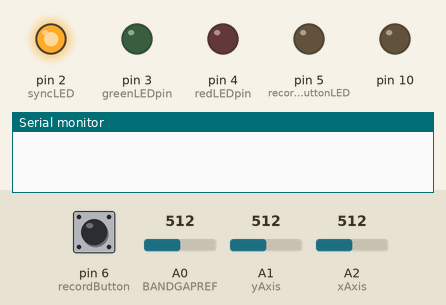
Simulated run of this sketch. Board: Arduino Uno, built for the host (arithmetic inside an expression is 32-bit, double 64-bit). Parts: output pins drawn as LEDs (lit = HIGH), the last lines printed to the serial monitor. The test bench sets the inputs (shaded band); at power-on: pin 6 (recordButton) HIGH, A0 (BANDGAPREF) = 512, A1 (yAxis) = 512, A2 (xAxis) = 512. Storage starts empty.

Above: at 0.8 s.
0.9 s: pin 6 (recordButton) pulled LOW for 0.15 s
At 1.58 s:
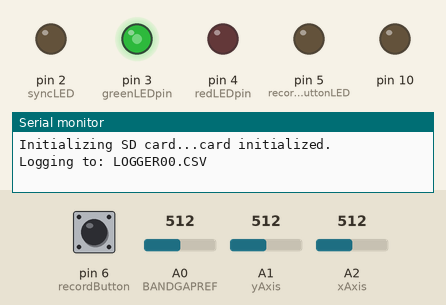
3.9 s: pin 6 (recordButton) pulled LOW for 1 s
At 4.54 s:
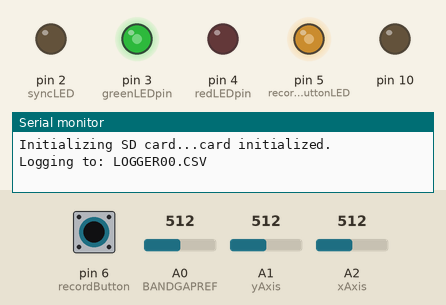
6.9 s: pin 6 (recordButton) pulsed LOW 2 times (0.12 s each, 0.3 s apart)
9.9 s: pin 6 (recordButton) pulled LOW for 3.2 s
At 13.42 s:
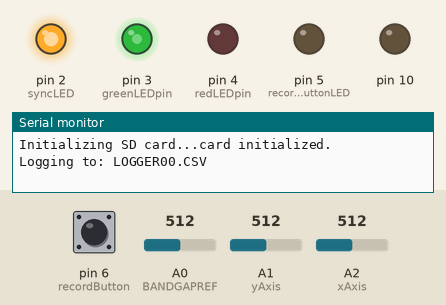
14.6 s: pin 6 (recordButton) pulled LOW for 0.15 s
17.6 s: pin 6 (recordButton) pulled LOW for 1 s
At 18.26 s:
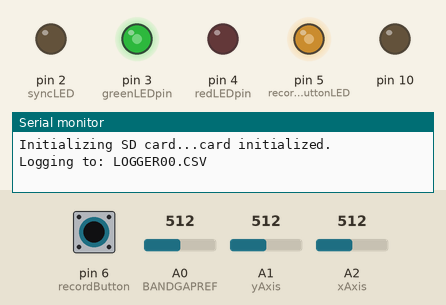
Timing chart, 0 to 21.6 s (numbered marks = the images above; inputs shaded):
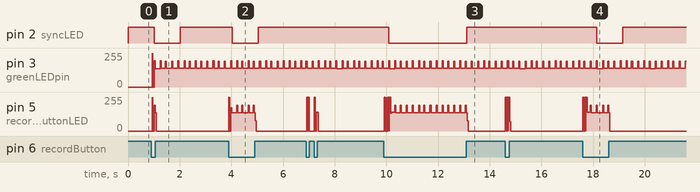

Measured:
- after the input at 0.9 s, pin 2 (syncLED): HIGH → LOW after 0.11 s, → HIGH 1.0 s later
- after the input at 3.9 s, pin 2 (syncLED): HIGH → LOW after 0.13 s, → HIGH 1.0 s later
- after the input at 9.9 s, pin 2 (syncLED): HIGH → LOW after 0.19 s, → HIGH 3.0 s later
- after the input at 17.6 s, pin 2 (syncLED): HIGH → LOW after 0.55 s, → HIGH 1.0 s later

The sketch:

ZEROLAB_dataLog.ino
```cpp
#include <SD.h>
#include <SPI.h>
#include <Wire.h>

// how many milliseconds between grabbing data and logging it. 1000 ms is once a second
#define LOG_INTERVAL  10 // mills between entries (reduce to take more/faster data)

// how many milliseconds before writing the logged data permanently to disk
// set it to the LOG_INTERVAL to write each time (safest)
// set it to 10*LOG_INTERVAL to write all data every 10 datareads, you could lose up to
// the last 10 reads if power is lost but it uses less power and is much faster!
#define SYNC_INTERVAL 1000 // mills between calls to flush() - to write data to the card
uint32_t syncTime = 0; // time of last sync()

#define ECHO_TO_SERIAL   0 // echo data to serial port
#define WAIT_TO_START    1  // Wait for serial input in setup()//WAIT FOR SWITCH

// the digital pins that connect to the LEDs
#define syncLED 2 //active LOW
#define greenLEDpin 3
#define redLEDpin 4
#define recordButtonLED 5
#define recordButton 6 //active LOW

// The analog pins that connect to the sensors
int zAxis = A0;
int yAxis = A1;
int xAxis = A2;
int zVal = 0;
int yVal = 0;
int xVal = 0;
#define aref_voltage 3.3         // we tie 3.3V to ARef and measure it with a multimeter!
#define bandgap_voltage 1.1      // this is not super guaranteed but its not -too- off
#define BANDGAPREF 14            // special indicator that we want to measure the bandgap

// for the data logging shield, we use digital pin 10 for the SD cs line
const int chipSelect = 10;

// the logging file
File logfile;

void error(char *str)
{
  Serial.print("error: ");
  Serial.println(str);
  while(1);
  // red LED indicates error
  digitalWrite(redLEDpin, HIGH);
}

void setup(void)
{
  Serial.begin(9600);
  Serial.println();

  // use debugging LEDs
  pinMode(syncLED, OUTPUT);
  pinMode(redLEDpin, OUTPUT);
  pinMode(greenLEDpin, OUTPUT);
  pinMode(recordButtonLED, OUTPUT);
  pinMode(recordButton, INPUT);

  digitalWrite(syncLED, HIGH);

#if WAIT_TO_START
  //Serial.println("Type any character to start");
  //while (!Serial.available());
  while(digitalRead(recordButton)==1);
#endif //WAIT_TO_START

  // initialize the SD card
  Serial.print("Initializing SD card...");
  // make sure that the default chip select pin is set to
  // output, even if you don't use it:
  pinMode(10, OUTPUT);

  // see if the card is present and can be initialized:
  if (!SD.begin(10, 11, 12, 13)) {
    error("Card failed, or not present");
  }
  Serial.println("card initialized.");

  // create a new file
  char filename[] = "LOGGER00.CSV";
  for (uint8_t i = 0; i < 100; i++) {
    filename[6] = i/10 + '0';
    filename[7] = i%10 + '0';
    if (! SD.exists(filename)) {
      // only open a new file if it doesn't exist
      logfile = SD.open(filename, FILE_WRITE);
      break;  // leave the loop!
    }
  }

  if (! logfile) {
    error("couldnt create file");
  }

  Serial.print("Logging to: ");
  Serial.println(filename);

  logfile.println("millis,xVal,yVal,zVal,vcc");
#if ECHO_TO_SERIAL
  Serial.println("millis,xVal,yVal,zVal,vcc");
#endif //ECHO_TO_SERIAL

  // If you want to set the aref to something other than 5v
  analogReference(EXTERNAL);
}

void loop(void)
{
  // delay for the amount of time we want between readings
  delay((LOG_INTERVAL -1) - (millis() % LOG_INTERVAL));

  digitalWrite(greenLEDpin, HIGH);
  if(digitalRead(recordButton)==0) {
    digitalWrite(recordButtonLED, HIGH);
  } else {
    digitalWrite(recordButtonLED, LOW);
  }

  // log milliseconds since starting
  uint32_t m = millis();
  logfile.print(m);           // milliseconds since start
#if ECHO_TO_SERIAL
  Serial.print(m);         // milliseconds since start
#endif

  zVal = analogRead(zAxis);
  yVal = analogRead(yAxis);
  xVal = analogRead(xAxis);

  logfile.print(", ");
  logfile.print(xVal);
  logfile.print(", ");
  logfile.print(yVal);
  logfile.print(", ");
  logfile.print(zVal);
#if ECHO_TO_SERIAL
  Serial.print(", ");
  Serial.print(xVal);
  Serial.print(", ");
  Serial.print(yVal);
  Serial.print(", ");
  Serial.print(zVal);
#endif //ECHO_TO_SERIAL

  // Log the estimated 'VCC' voltage by measuring the internal 1.1v ref
  analogRead(BANDGAPREF);
  delay(10);
  int refReading = analogRead(BANDGAPREF);
  float supplyvoltage = (bandgap_voltage * 1024) / refReading;

  logfile.print(", ");
  logfile.print(supplyvoltage);
#if ECHO_TO_SERIAL
  Serial.print(", ");
  Serial.print(supplyvoltage);
#endif // ECHO_TO_SERIAL

  logfile.println();
#if ECHO_TO_SERIAL
  Serial.println();
#endif // ECHO_TO_SERIAL

  digitalWrite(greenLEDpin, LOW);
  digitalWrite(recordButtonLED, LOW);
  // Now we write data to disk! Don't sync too often - requires 2048 bytes of I/O to SD card
  // which uses a bunch of power and takes time
  if ((millis() - syncTime) < SYNC_INTERVAL) return;
  syncTime = millis();

  // blink LED to show we are syncing data to the card & updating FAT!
  if(digitalRead(recordButton)==0) {
  #if ECHO_TO_SERIAL
    Serial.println("writing...");
  #endif // ECHO_TO_SERIAL
    digitalWrite(syncLED, LOW);
    digitalWrite(redLEDpin, HIGH);
    logfile.flush();
    digitalWrite(redLEDpin, LOW);
  } else {
    digitalWrite(syncLED, HIGH);
  }
}
```
